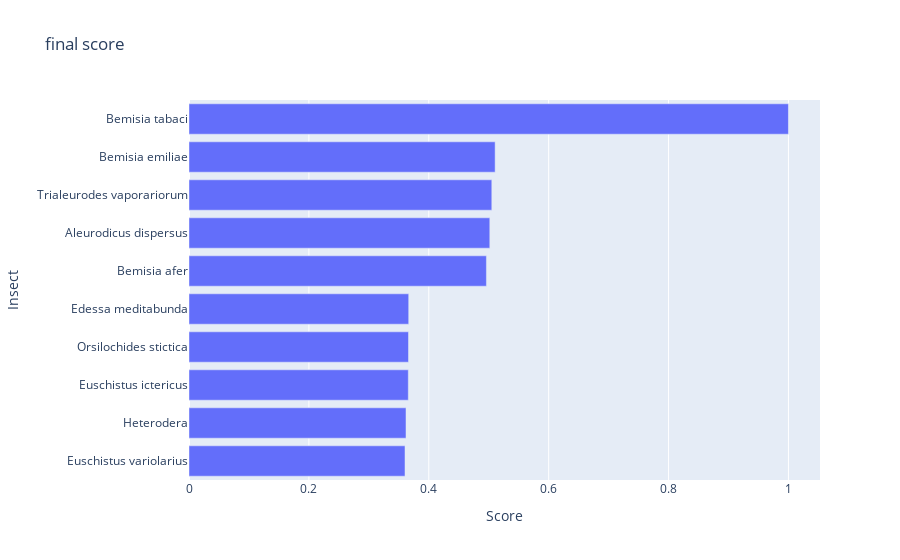

Notebook code for this chart:
### Code cell
import plotly.graph_objects as go

to_itter=data_to_count.sort_values('result',ascending=False).reset_index(drop=True)[:10]

label=[]
degree=[]
for index,data in to_itter.sort_values('result',ascending=True).reset_index(drop=True).iterrows():
    label.append(data.label)
    degree.append(data.result)

fig = go.Figure(data=go.Bar(
    x=degree,
    y=label,
    orientation='h'
))

fig.update_layout(
    title='final score',
    xaxis_title='Score',
    yaxis_title='Insect'
)

fig.show()

### Figure 1 — Plotly figure (JSON) as saved in the notebook; plotly's stock layout.template omitted (floating-point values rounded to 4 significant figures)
{"data": [{"orientation": "h", "type": "bar", "x": [0.3603, 0.362, 0.3659, 0.3662, 0.3665, 0.4962, 0.5018, 0.5051, 0.5107, 1], "y": ["Euschistus variolarius", "Heterodera", "Euschistus ictericus", "Orsilochides stictica", "Edessa meditabunda", "Bemisia afer", "Aleurodicus dispersus", "Trialeurodes vaporariorum", "Bemisia emiliae", "Bemisia tabaci"]}], "layout": {"title": {"text": "final score"}, "xaxis": {"title": {"text": "Score"}}, "yaxis": {"title": {"text": "Insect"}}}}
